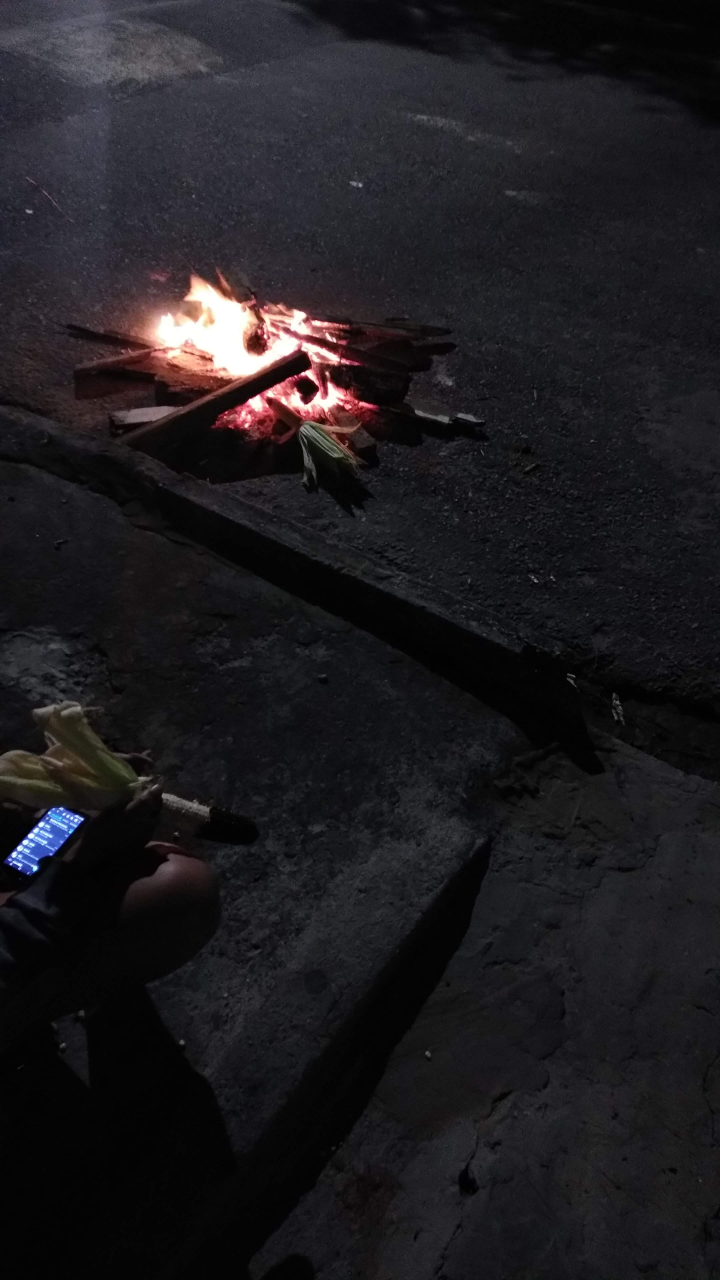
#> input picture Pesquisa/Exif/imagem_teste/IMG-20220629-WA0011.jpeg, 2160 x 3840 px, given in place of manifestantesROL.png, which was not available (shown at 1/3 size)
$ jupyter execute --allow-errors testeImagens.ipynb   (shell and % lines are left out)   (text cells are left out)
#> lines starting #> are read from the running program, lines starting #| are printed output that depends on the picture; pictures that were not available may be replaced by others from this repository, and a replacement may not be noted
[cell 1]
from PIL import Image, ImageFont, ImageDraw
import matplotlib.pyplot as plt
import numpy as np

[cell 2]
im = Image.open("D:\\Users\\JrOkean\\Documents\\UFS\\Drones Humanitários\\Play prog\\Imagens\\manifestantesROL.png")
#> im is the input picture: PIL image 2160x3840 RGB; mean R, G, B 30.3, 28.1, 31.6
im2 = Image.open("D:\\Users\\JrOkean\Documents\\UFS\\Drones Humanitários\\Play prog\\Imagens\\WIN_20220228_14_34_37_Pro.jpg")
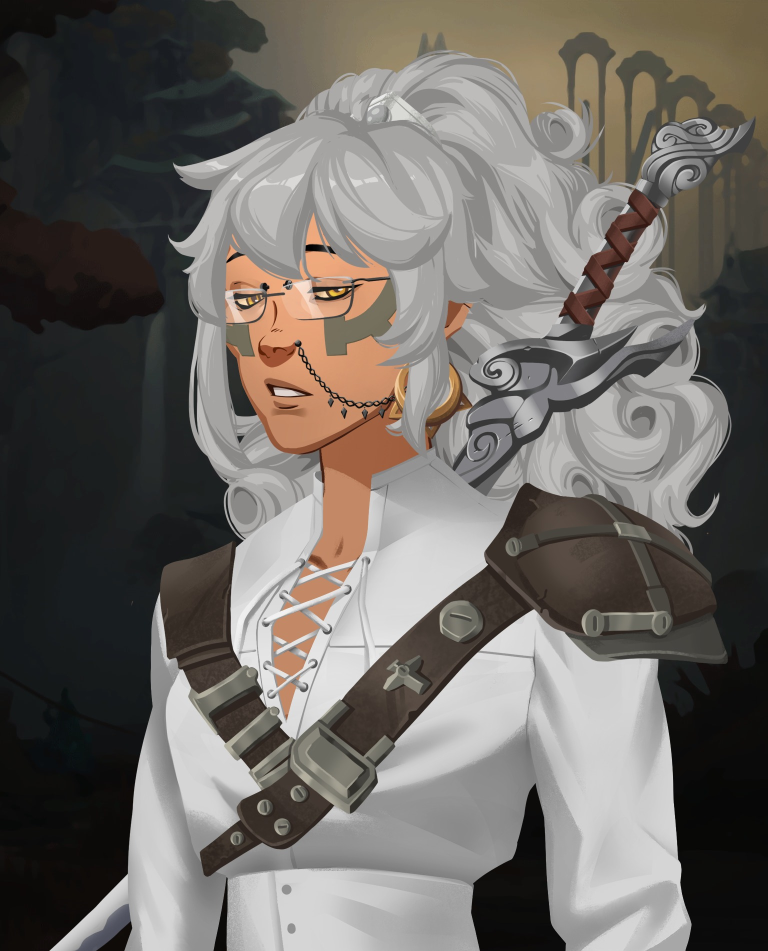
#> input picture Pesquisa/Exif/imagem_teste/JrOkena_aEstudiosa.jpeg, 1536 x 1902 px, given in place of WIN_20220228_14_34_37_Pro.jpg, which was not available (shown at 1/2 size)
#> im2 is the input picture: PIL image 1536x1902 RGB; mean R, G, B 109.9, 105.4, 100.6
im3 = Image.open("D:\\Users\\JrOkean\Documents\\UFS\\Drones Humanitários\\Play prog\\Imagens\\ufs_horizontal_negativa.png")

#demonstração de propriedade das imagens, informações básicas: formato, tupla com tamanho e modo
print(im.format, im.size, im.mode)
#| JPEG (2160, 3840) RGB
print(im2.format, im2.size, im2.mode)
#| JPEG (1536, 1902) RGB
print(im3.format, im3.size, im3.mode)
#| JPEG (1536, 1902) RGB
#Padrão de aparição é width/heigth

[cell 3]
#testeum.show() // em desktop abre a imagem com o visualizador local

plt.imshow(im)

[cell 4]
plt.imshow(im2)

[cell 5]
plt.imshow(im3)

[cell 6]
cop_im = im.copy()
plt.imshow(cop_im)

[cell 7]
#Comandos
ori_im1 = im.transpose(Image.Transpose.FLIP_LEFT_RIGHT)
ori_im2 = im.transpose(Image.Transpose.FLIP_TOP_BOTTOM)
ori_im3 = im.transpose(Image.Transpose.ROTATE_90)
ori_im4 = im.transpose(Image.Transpose.ROTATE_180)
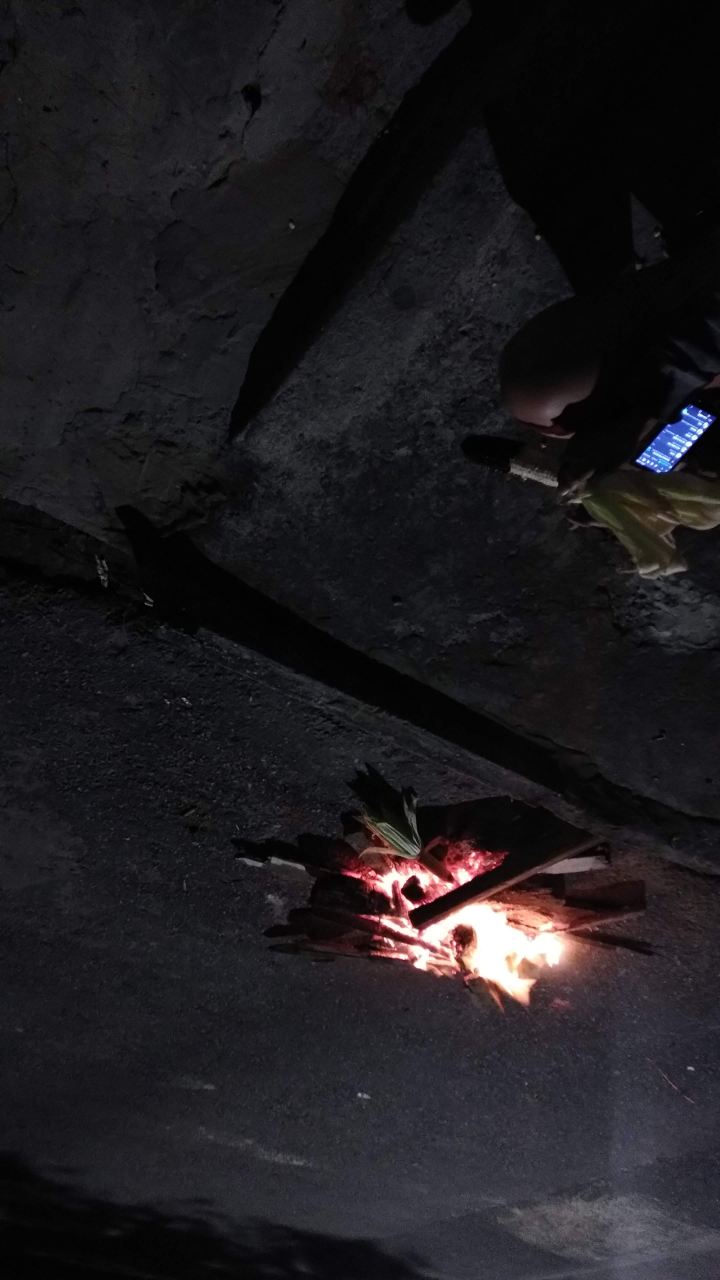
#> ori_im4: PIL image 2160x3840 RGB (shown at 1/3 size); mean R, G, B 30.3, 28.1, 31.6
ori_im5 = im.transpose(Image.Transpose.ROTATE_270)
ori_im6 = im.transpose(Image.Transpose.TRANSPOSE)
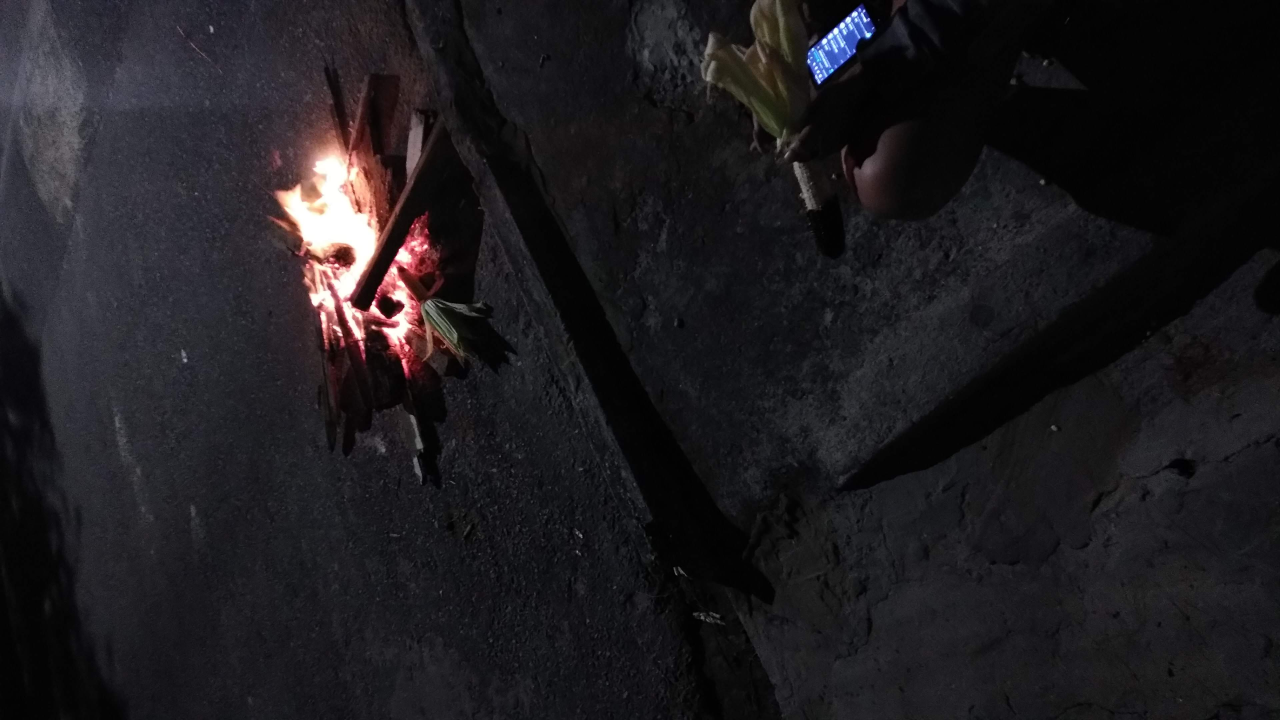
#> ori_im6: PIL image 3840x2160 RGB (shown at 1/3 size); mean R, G, B 30.3, 28.1, 31.6
ori_teste = im.transpose(Image.Transpose.TRANSVERSE)
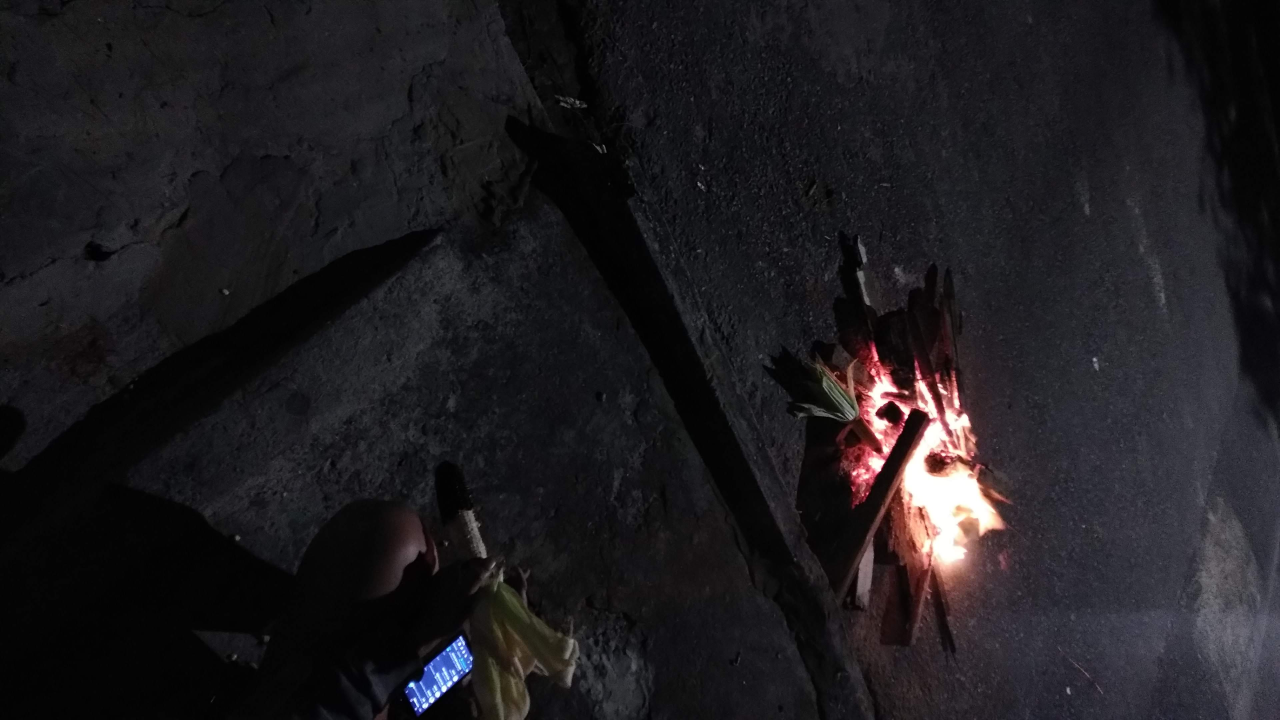
#> ori_teste: PIL image 3840x2160 RGB (shown at 1/3 size); mean R, G, B 30.3, 28.1, 31.6

#Seção para organização dos plots das imagens
plt.figure(figsize=(10, 10))
plt.subplot(3,2,1)
plt.imshow(ori_im1)
plt.title("Direita para esquerda")
plt.subplot(3,2,2)
plt.imshow(ori_im2)
plt.title("Cima para baixo")
plt.subplot(3,2,3)
plt.imshow(ori_im3)
plt.title("Rotação de 90°")
plt.subplot(3,2,4)
plt.imshow(ori_im4)
plt.title("Rotação 180°")
plt.subplot(3,2,5)
plt.imshow(ori_im5)
plt.title("Rotação 270°")
plt.subplot(3,2,6)
plt.imshow(ori_im6)
plt.title("Transpose")

[cell 8]
plt.imshow(ori_teste)
plt.title(".")

[cell 9]
newsize = (800, 400)

#Comandos
res_im1 = im.resize(newsize, Image.Resampling.BILINEAR)
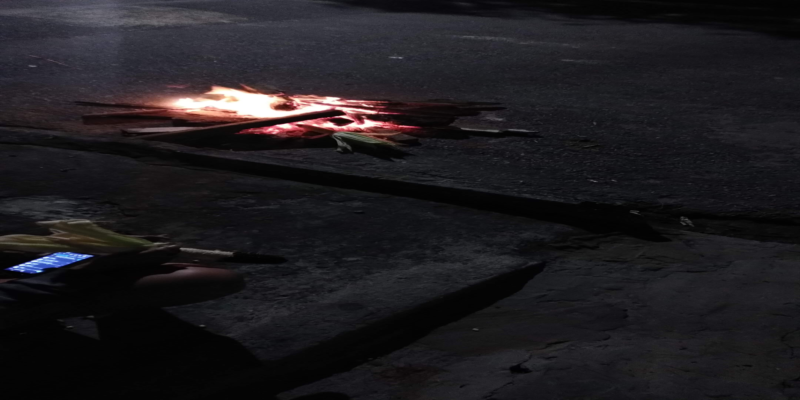
#> res_im1: PIL image 800x400 RGB; mean R, G, B 30.3, 28.1, 31.6
res_im2 = im.resize(newsize, Image.Resampling.NEAREST)
res_im3 = im.resize(newsize, Image.Resampling.BOX)
res_im4 = im.resize(newsize, Image.Resampling.HAMMING)
res_im5 = im.resize(newsize, Image.Resampling.BICUBIC)
res_im6 = im.resize(newsize, Image.Resampling.LANCZOS)

#Seção para organização dos plots das imagens
plt.figure(figsize=(10, 10))
plt.subplot(3,2,1)
plt.imshow(res_im1)
plt.title("Bilinear")
plt.subplot(3,2,2)
plt.imshow(res_im2)
plt.title("Nearest")
plt.subplot(3,2,3)
plt.imshow(res_im3)
plt.title("Box")
plt.subplot(3,2,4)
plt.imshow(res_im4)
plt.title("Hamming")
plt.subplot(3,2,5)
plt.imshow(res_im5)
plt.title("Bicubic")
plt.subplot(3,2,6)
plt.imshow(res_im6)
plt.title("Lanczos")

[cell 10]
im.getexif()
print(im.info)
#> (printed output is left out)
